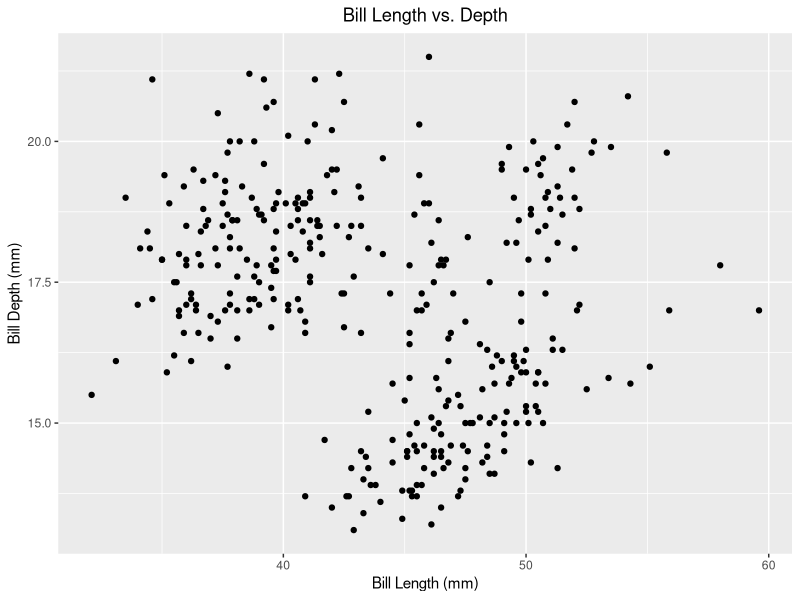
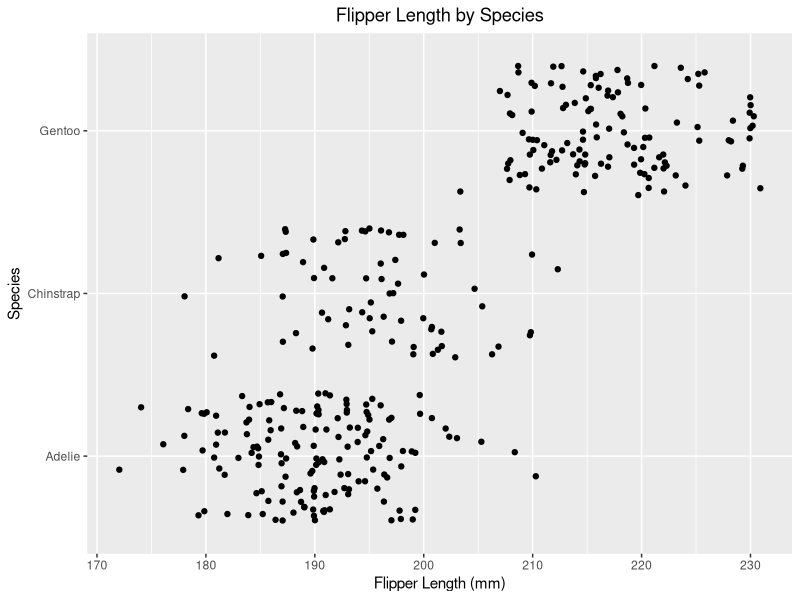

Write the R code that produced these figures, in order.
## ---- chunk 1
library(tidyverse,palmerpenguins)
## ---- chunk 2
# create an expression ----
fx <- expression(x^2)

# derive ----
df_dx <- D(expr = fx, name = "x")
df_dx

# evaluate ----
x <- 3
eval(df_dx)

#6
## ---- chunk 3
pa <- expression(2 * (3 * a + 2)^4 - 5)
dp_da <- D(expr = pa, name = "a")
dp_da
a <- 1.2
eval(dp_da)

#4214.784
## ---- chunk 4
library(palmerpenguins)
data(package='palmerpenguins')
penguins <- penguins
## ---- chunk 5
data_range <- data.frame(x = c(30, 65))

ggplot(penguins, aes(x = bill_length_mm, y = bill_depth_mm))+
  geom_point()+
  xlab("Bill Length (mm)")+
  ylab("Bill Depth (mm)")+
  ggtitle("Bill Length vs. Depth")+
  theme(plot.title = element_text(hjust = 0.5))
## ---- chunk 6
ggplot(penguins, aes(x = flipper_length_mm, y = species))+
  geom_jitter()+
  xlab("Flipper Length (mm)")+
  ylab("Species")+
  ggtitle("Flipper Length by Species")+
  theme(plot.title = element_text(hjust = 0.5))
